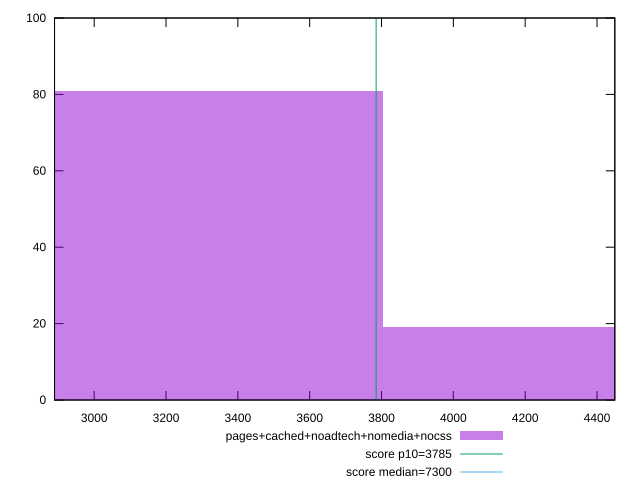

gnuplot code for this plot:
reset

$pagesCachedNoadtechNomediaNocss <<EOF
4346.239041130696 19
3259.6792808480222 81
EOF

set key outside below
set boxwidth 1086.559760282674
set xrange [2889.56655:4449.599]
set yrange [0:100]
set trange [0:100]
set style fill transparent solid 0.5 noborder

set parametric
set terminal svg size 640, 490 enhanced background rgb 'white'
set output "report_0_00242021-02-20T12:25:28.543Z/interactive/comparison/histogram/4_vs_5.svg"

plot $pagesCachedNoadtechNomediaNocss title "pages+cached+noadtech+nomedia+nocss" with boxes, \
     3785,t title "score p10=3785", \
     7300,t title "score median=7300"

reset
